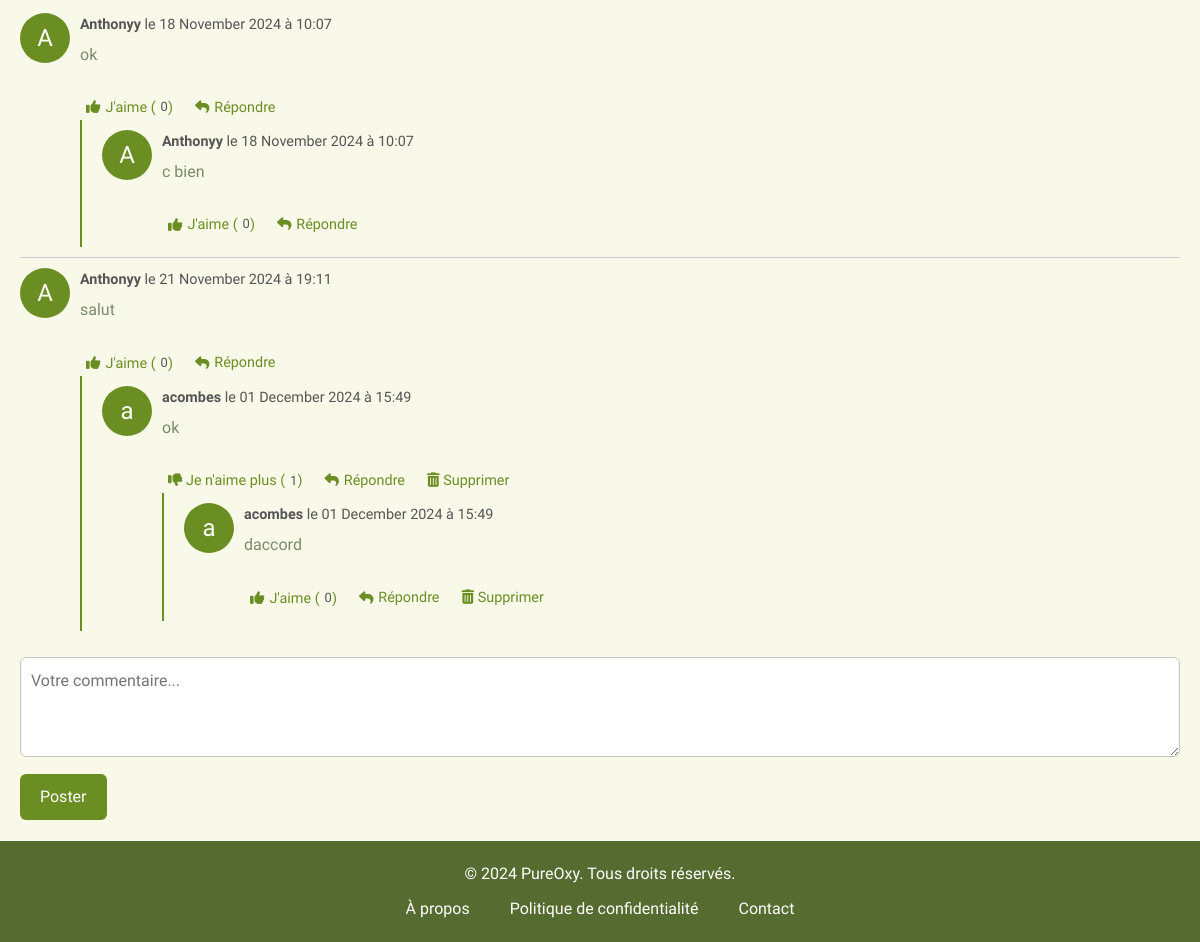
Before: /fonctionnalites/details.php?ville=paris (signed in, lower part) with the older database file.
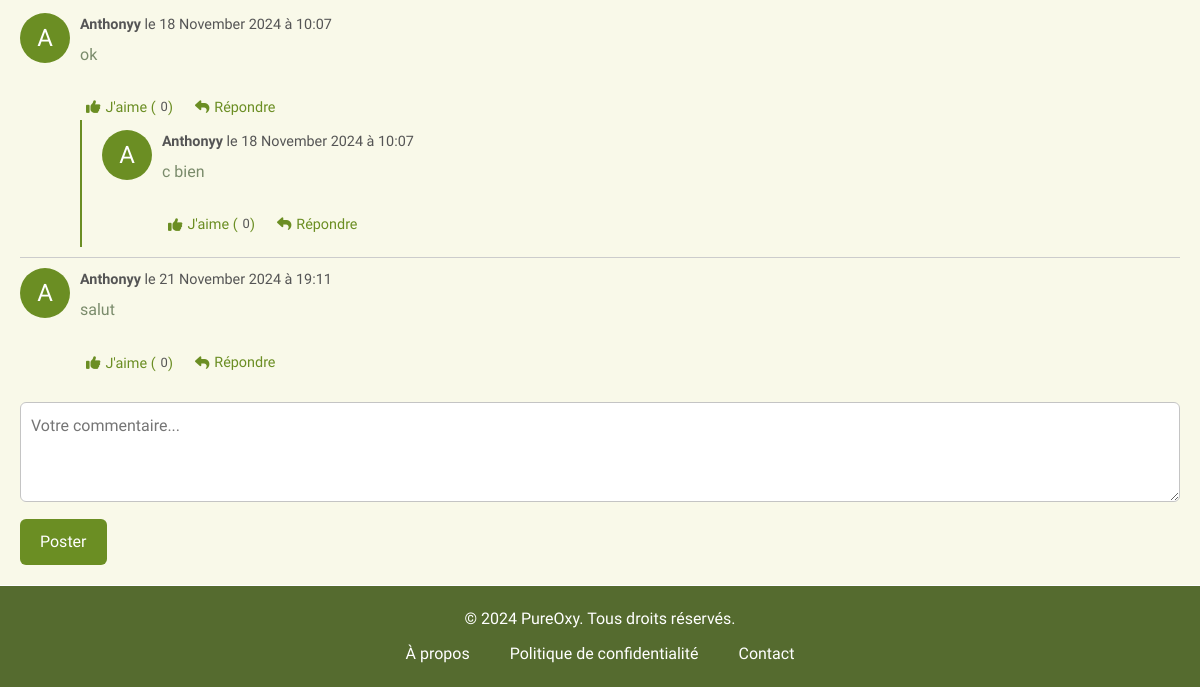
After: the same page with the newer database file.
### tables this page shows
CREATE TABLE IF NOT EXISTS `commentaire` (
  `id` int NOT NULL AUTO_INCREMENT,
  `user_id` int NOT NULL,
  `page` varchar(255) NOT NULL,
  `parent_id` int DEFAULT NULL,
  `content` text NOT NULL,
  `likes` int DEFAULT '0',
  `created_at` datetime DEFAULT CURRENT_TIMESTAMP,
  PRIMARY KEY (`id`),
  KEY `user_id` (`user_id`),
  KEY `parent_id` (`parent_id`)
);

CREATE TABLE IF NOT EXISTS `users` (
  `id` int NOT NULL AUTO_INCREMENT,
  `username` varchar(50) NOT NULL,
  `password` varchar(255) NOT NULL,
  `created_at` timestamp NULL DEFAULT CURRENT_TIMESTAMP,
  `profile_picture` varchar(255) DEFAULT '../images/user.png',
  `email` varchar(255) NOT NULL,
  PRIMARY KEY (`id`),
  UNIQUE KEY `username` (`username`)
);

### fonctionnalites/commentaires.php (the view, shortened to what this page needs)
<?php
require '../bd/bd.php';
if (isset($_GET['ville'])) {
    $ville = $_GET['ville'];
    $page = 'details.php?ville=' . $ville;
} else {
    $page = basename($_SERVER['PHP_SELF']);
}
class Commentaire {
    public function __construct($data) {
        $this->id = $data['id'];
        $this->user_id = $data['user_id'];
        $this->username = $data['username'];
        $this->content = $data['content'];
        $this->likes = $data['likes'];
        $this->created_at = $data['created_at'];
    }
}
function getComments($page, $parent_id = null) {
    global $conn;
    $comments = [];
    $sql = "SELECT c.*, u.username
            FROM commentaire c
            INNER JOIN users u ON c.user_id = u.id
            WHERE c.page = ? AND ";
    if (is_null($parent_id)) {
        $sql .= "c.parent_id IS NULL ";
    } else {
        $sql .= "c.parent_id = ? ";
    }
    $sql .= "ORDER BY c.created_at ASC";
    $stmt = $conn->prepare($sql);
    if (is_null($parent_id)) {
        $stmt->bind_param("s", $page);
    } else {
        $stmt->bind_param("si", $page, $parent_id);
    }
    $stmt->execute();
    $result = $stmt->get_result();
    while ($row = $result->fetch_assoc()) {
        $comment = new Commentaire($row);
        $comment->replies = getComments($page, $comment->id);
        $comments[] = $comment;
    }
    return $comments;
}
function displayComments($comments) {
    global $csrf_token, $conn;
    foreach ($comments as $comment) {
        echo '<li id="comment-' . htmlspecialchars($comment->id, ENT_QUOTES, 'UTF-8') . '">';
        echo '<div class="comment-avatar">' . htmlspecialchars(substr($comment->username, 0, 1), ENT_QUOTES, 'UTF-8') . '</div>';
        echo '<div class="comment-content">';
        echo '<div class="comment-details">';
        $formatted_date = date('d F Y à H:i', strtotime($comment->created_at));
        echo '<strong>' . htmlspecialchars($comment->username, ENT_QUOTES, 'UTF-8') . '</strong> le ' . htmlspecialchars($formatted_date, ENT_QUOTES, 'UTF-8');
        echo '</div>';
        echo '<p>' . nl2br(htmlspecialchars($comment->content, ENT_QUOTES, 'UTF-8')) . '</p>';
        echo '<div class="comment-actions">';
        if (isset($_SESSION['user_id'])) {
            $stmt_like = $conn->prepare("SELECT * FROM likes WHERE user_id = ? AND comment_id = ?");
            $stmt_like->bind_param("ii", $_SESSION['user_id'], $comment->id);
            $stmt_like->execute();
            $result_like = $stmt_like->get_result();
            if ($result_like->num_rows == 0) {
                echo '<form method="post" class="like-form" data-comment-id="' . htmlspecialchars($comment->id, ENT_QUOTES, 'UTF-8') . '">';
                echo '<button type="submit"><i class="fas fa-thumbs-up"></i> J\'aime (<span class="like-count">' . htmlspecialchars($comment->likes, ENT_QUOTES, 'UTF-8') . '</span>)</button>';
                echo '</form>';
            } else {
                echo '<form method="post" class="unlike-form" data-comment-id="' . htmlspecialchars($comment->id, ENT_QUOTES, 'UTF-8') . '">';
                echo '<button type="submit"><i class="fas fa-thumbs-down"></i> Je n\'aime plus (<span class="like-count">' . htmlspecialchars($comment->likes, ENT_QUOTES, 'UTF-8') . '</span>)</button>';
                echo '</form>';
            }
            echo '<button class="reply-button" data-comment-id="' . htmlspecialchars($comment->id, ENT_QUOTES, 'UTF-8') . '"><i class="fas fa-reply"></i> Répondre</button>';
            if ($comment->user_id == $_SESSION['user_id']) {
                echo '<button class="delete-comment-button" data-comment-id="' . htmlspecialchars($comment->id, ENT_QUOTES, 'UTF-8') . '"><i class="fas fa-trash-alt"></i> Supprimer</button>';
            }
        } else {
            echo '<p><a href="../pages/compte.php">Connectez-vous</a> pour interagir.</p>';
        }
        echo '</div>';
        echo '</div>';
        if (!empty($comment->replies)) {
            echo '<ul class="replies">';
            displayComments($comment->replies);
            echo '</ul>';
        }
        echo '</li>';
    }
}
?>
<div class="comment-section">
    <?php
    $comments = getComments($page);
    if (!empty($comments)) {
        echo '<ul class="comments">';
        displayComments($comments);
        echo '</ul>';
    } else {
        echo '<p>Soyez le premier à commenter cette page !</p>';
    }
    if (isset($_SESSION['user_id'])) {
        echo '<form method="post" class="comment-form" id="comment-form">';
        echo '<textarea name="content" placeholder="Votre commentaire..." required></textarea>';
        echo '<button type="submit" name="add_comment">Poster</button>';
        echo '</form>';
    }
    ?>
</div>

Changed rows visible on the page:
removed commentaire: user.username "a", user.username "acombes", created_at "01 December 2024 à 15:49", content "ok", likes "1", shown under "A"
removed commentaire: user.username "a", user.username "acombes", created_at "01 December 2024 à 15:49", content "daccord", likes "0"
